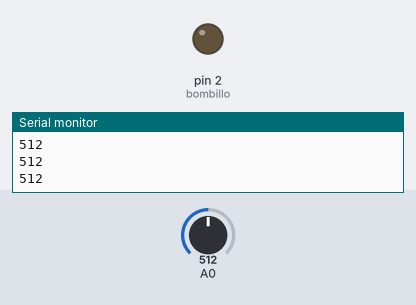
A sketch run on a simulated Arduino Uno, built with avr-gcc and run on an emulated ATmega328P. Shown: output pins drawn as LEDs (lit = HIGH), the last lines printed to the serial monitor. The inputs (shaded band) are chosen by the test bench; at power-on: A0 = 512.

Above: at 1.2 s.
1.3 s: A0 set to 498
At 1.7 s:
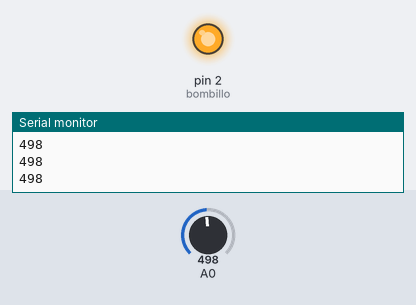
2.8 s: A0 set to 522
At 4.0 s:
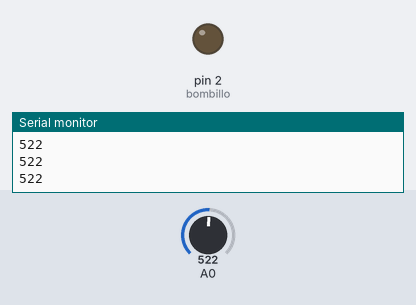
4.3 s: A0 set to 511
At 5.2 s:
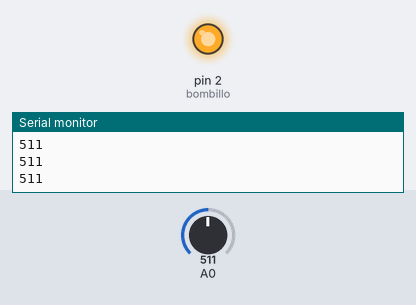
Timing chart, 0 to 7.3 s (numbered marks = the images above; inputs shaded):
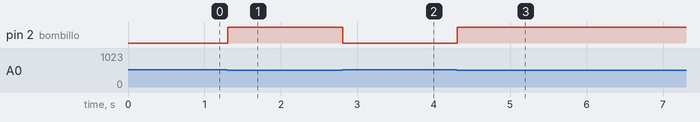

The sketch:

_06-Bombillo_Inteligente.ino
```cpp
const int bombillo = 2;

void setup() {
  Serial.begin(9600);
  pinMode(A0, INPUT);
  pinMode(bombillo, OUTPUT);
}

void loop() {
  int valor = analogRead(A0);
  Serial.println(valor);
  if(valor < 512){
    digitalWrite(bombillo,HIGH);
  }else{
    digitalWrite(bombillo,LOW);
  }
}
```

Measured:
- the behaviour switches between 512 and 511 on A0 (found by bisection; images 0 and 1)
- after the input at 1.3 s, pin 2 (bombillo): LOW → HIGH at once
- after the input at 2.8 s, pin 2 (bombillo): HIGH → LOW at once
- after the input at 4.3 s, pin 2 (bombillo): LOW → HIGH at once
